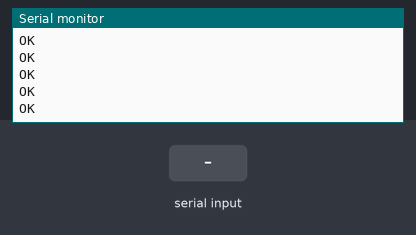
This sketch was run on a simulated Arduino Uno, built with avr-gcc and run on an emulated ATmega328P. Parts: the last lines printed to the serial monitor. Inputs (shaded band) come from the test bench. The modem accepts every AT command (registered, SIM ready, sends succeed) and sends nothing else.

Above: at 1.7 s.
1.8 s: "1\n" received over Serial
At 2.6 s:
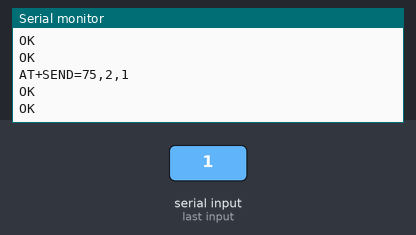
3.3 s: "1\n" received over the second serial link
At 4.4 s:
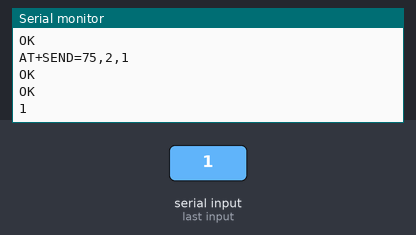
4.8 s: "0\n" received over Serial
At 6.0 s:
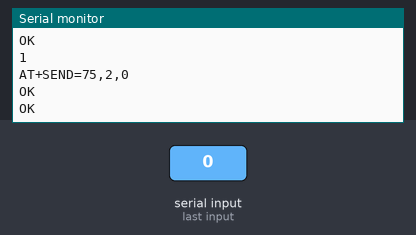
6.3 s: "0\n" received over the second serial link
At 6.7 s:
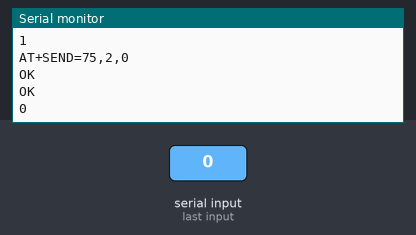

The sketch:

Ground_TX.ino
```cpp
#include <SoftwareSerial.h>

SoftwareSerial lora(6,5);  // RX, TX.

void setup() {
  Serial.begin(9600);
    lora.begin(9600);
    delay(100);
    lora.println("AT+PARAMETER=12,7,1,4");
    delay(100);
    lora.println("AT+ADDRESS=78");
    delay(100);
    lora.println("AT+NETWORKID=2");
    delay(100);
    lora.println("AT+BAND=815000000");
    delay(100);
  while (!Serial) {
    ; // wait for serial port to connect. Needed for native USB port only
  }

  Serial.println("Goodnight moon!");

  // set the data rate for the SoftwareSerial port

  lora.println("AT");
}

void loop() { // run over and over
if (lora.available()) {
    Serial.write(lora.read());
  }
  if (Serial.available()) {
    String instring = String(Serial.readStringUntil('\n'));

    lora.println("AT+SEND=75,"+String(instring.length()+1)+','+instring+' ');
    Serial.println("AT+SEND=75,"+String(instring.length()+1)+','+instring);
    lora.println("AT+BAND=815000000");
  }
}
```

Measured:
- after the input at 1.8 s, the serial monitor: prints a new line at once (image 1)
- after the input at 3.3 s, the serial monitor: prints a new line at once (image 2)
- after the input at 4.8 s, the serial monitor: prints a new line at once (image 3)
- after the input at 6.3 s, the serial monitor: prints a new line at once (image 4)
